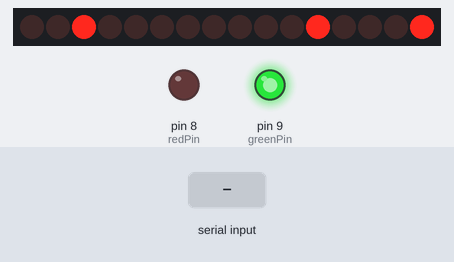
Recording of a sketch running on a simulated Arduino Uno, built with avr-gcc and run on an emulated ATmega328P. Shown: 16 shift-register outputs drawn as a row of LEDs (first output left, lit = HIGH), output pins drawn as LEDs (lit = HIGH). Wiring (inferred from the names in the program): 2 × shift register (74HC595): data pin 5; shift clock pin 7; latch pin 6. Wiring (inferred from the signals the program sends): row of LEDs: on Q0, Q1, Q2, Q3, Q4, Q5, Q6, Q7, Q8, Q9, Q10, Q11, Q12, Q13, Q14, Q15. The test bench sets the inputs (shaded band). Pins used as bus, display or sensor lines are not drawn.

Above: at 1.2 s.
1.3 s: "1\n" received over Serial
At 1.47 s:
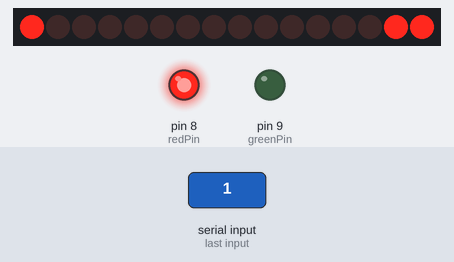
3.7 s: "90,45\n" received over Serial
At 3.87 s:
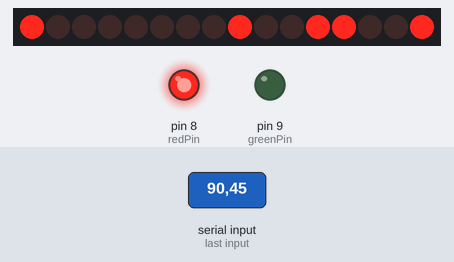
6.7 s: "0\n" received over Serial
At 7.21 s:
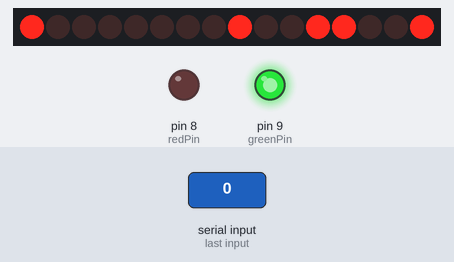
9.7 s: "30,150\n" received over Serial
At 10.15 s:
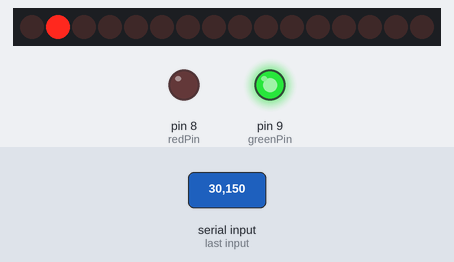
12.4 s: "90,45\n" received over Serial
At 12.77 s:
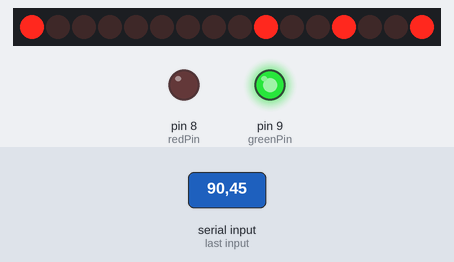
15.4 s: "2\n" received over Serial
At 15.71 s:
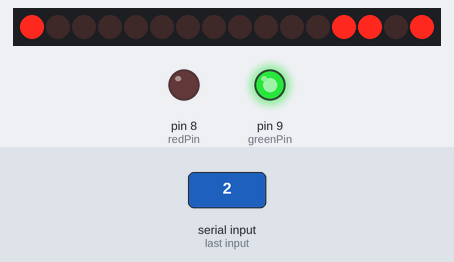
Timing chart, 0 to 18.4 s (numbered marks = the images above; inputs shaded):
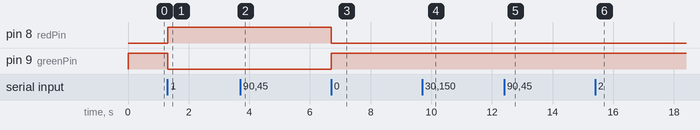

The sketch:

arduinoDisplay.ino
```cpp
#define SCLK 7
#define RCLK 6
#define DIO 5
#define redPin 8
#define greenPin 9

byte digits[4] = {0, 1, 2, 3};
byte i = 3;

bool isWarn = false;
int showSeg = 0;
int val1;
int val2;

const byte cabinet[7][4] = {
  { 0b11000110, 0b10001000, 0b00000000, 0b11000000 },
  { 0b11000110, 0b10001000, 0b00000000, 0b11111001 },
  { 0b11000110, 0b10001000, 0b00000000, 0b10110000 },
  { 0b11000110, 0b10001000, 0b00000000, 0b10100100 },
  { 0b11000110, 0b10001000, 0b00000000, 0b10011001 },
  { 0b11000110, 0b10001000, 0b00000000, 0b10010010 },
  { 0b11000110, 0b10001000, 0b00000000, 0b10000010 }
};

const byte chr[] = {
  0b00001000,
  0b00000100,
  0b00000010,
  0b00000001
};

unsigned long previousTime = 0;
const unsigned long interval = 0.1;

void setup() {
  pinMode(RCLK, OUTPUT);
  pinMode(SCLK, OUTPUT);
  pinMode(DIO, OUTPUT);
  pinMode(redPin, OUTPUT);
  pinMode(greenPin, OUTPUT);

  Serial.begin(9600);
}

void loop() {
  unsigned long currentTime = millis();

  if (currentTime - previousTime >= interval) {
    previousTime = currentTime;

    showDisplay(cabinet[showSeg]);

    if (isWarn == true){
      digitalWrite(redPin, HIGH);
      digitalWrite(greenPin, LOW);
    } else {
      digitalWrite(redPin, LOW);
      digitalWrite(greenPin, HIGH);
    }
  }

  if (Serial.available() >= 2){
    char data[3];
    Serial.readBytes(data, 2);
    data[2] = '\0';

    // val1과 val2 값을 각각 파싱
    val1 = data[0] - '0';
    val2 = data[1] - '0';

    if (val1 == 1){
      isWarn = true;
    } else if (val1 == 0){
      isWarn = false;
    }

    switch(val2){
      case 0 :
        showSeg = 0;
        break;
      case 1 :
        showSeg = 1;
        break;
      case 2 :
        showSeg = 2;
        break;
      case 3 :
        showSeg = 3;
        break;
      case 4 :
        showSeg = 4;
        break;
      case 5 :
        showSeg = 5;
        break;
    }
  }
}

void showDisplay(const byte* caninet) {
  digitalWrite(RCLK, LOW);
  shiftOut(DIO, SCLK, MSBFIRST, caninet[digits[i]]);
  shiftOut(DIO, SCLK, MSBFIRST, chr[i]);
  digitalWrite(RCLK, HIGH);
  i++;
  if (i > 3) i = 0;
}
```

Measured:
- after the input at 1.3 s, pin 8 (redPin): LOW → HIGH at once; pin 9 (greenPin): HIGH → LOW at once
- after the input at 6.7 s, pin 8 (redPin): HIGH → LOW at once; pin 9 (greenPin): LOW → HIGH at once
